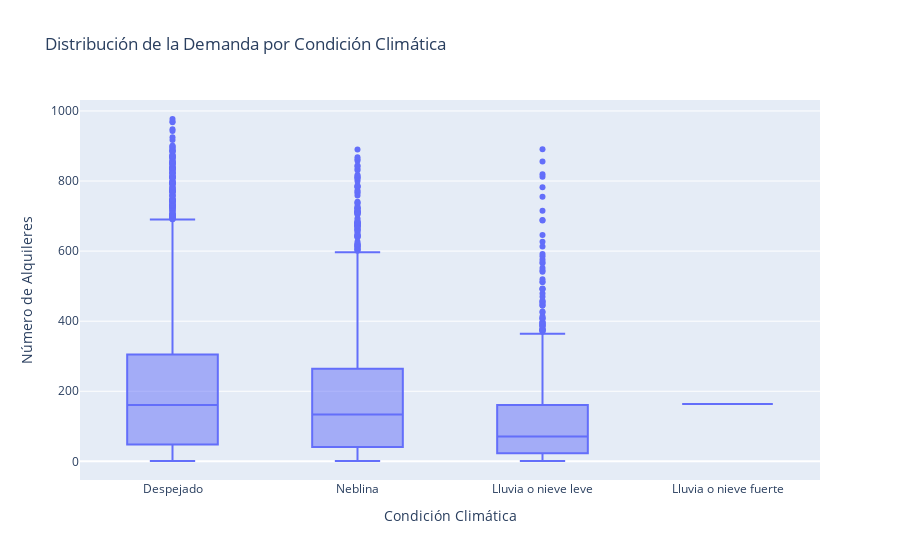

The cell this chart's notebook holds for it:
### Markdown cell above
### Análisis - Distribución de la cantidad de alquileres según el clima

### Code cell
# Boxplot para cada tipo de clima
fig = px.box(bsd_df, x='weather', y='count', title='Distribución de la Demanda por Condición Climática',
             labels={'weather': 'Condición Climática', 'count': 'Número de Alquileres'})
fig.update_xaxes(tickvals=[1, 2, 3, 4], ticktext=['Despejado', 'Neblina', 'Lluvia o nieve leve', 'Lluvia o nieve fuerte'])
fig.show()

### Figure 1 — Plotly figure (JSON) as saved in the notebook; plotly's stock layout.template omitted (floating-point values rounded to 4 significant figures; data arrays with more than 128 entries replaced by an {"elided": "..."} marker saying what was removed)
{"data": [{"alignmentgroup": "True", "hovertemplate": "Condición Climática=%{x}<br>Número de Alquileres=%{y}<extra></extra>", "legendgroup": "", "marker": {"color": "#636efa"}, "name": "", "notched": false, "offsetgroup": "", "orientation": "v", "showlegend": false, "type": "box", "x": {"elided": "10886 int values"}, "x0": " ", "xaxis": "x", "y": {"elided": "10886 int values"}, "y0": " ", "yaxis": "y"}], "layout": {"boxmode": "group", "legend": {"tracegroupgap": 0}, "title": {"text": "Distribución de la Demanda por Condición Climática"}, "xaxis": {"anchor": "y", "domain": [0, 1], "ticktext": ["Despejado", "Neblina", "Lluvia o nieve leve", "Lluvia o nieve fuerte"], "tickvals": [1, 2, 3, 4], "title": {"text": "Condición Climática"}}, "yaxis": {"anchor": "x", "domain": [0, 1], "title": {"text": "Número de Alquileres"}}}}
